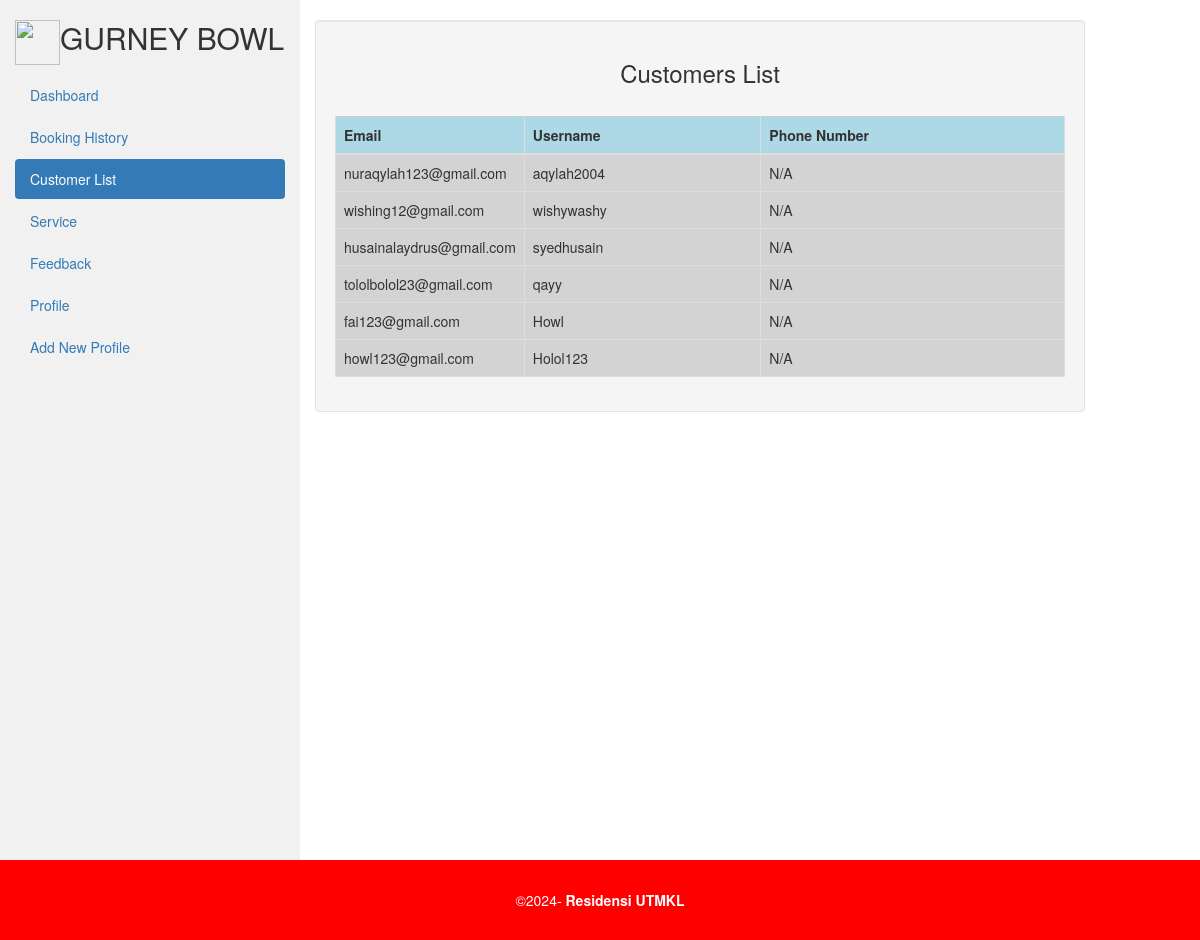
Page /Adcustlist.php on the earlier database version.
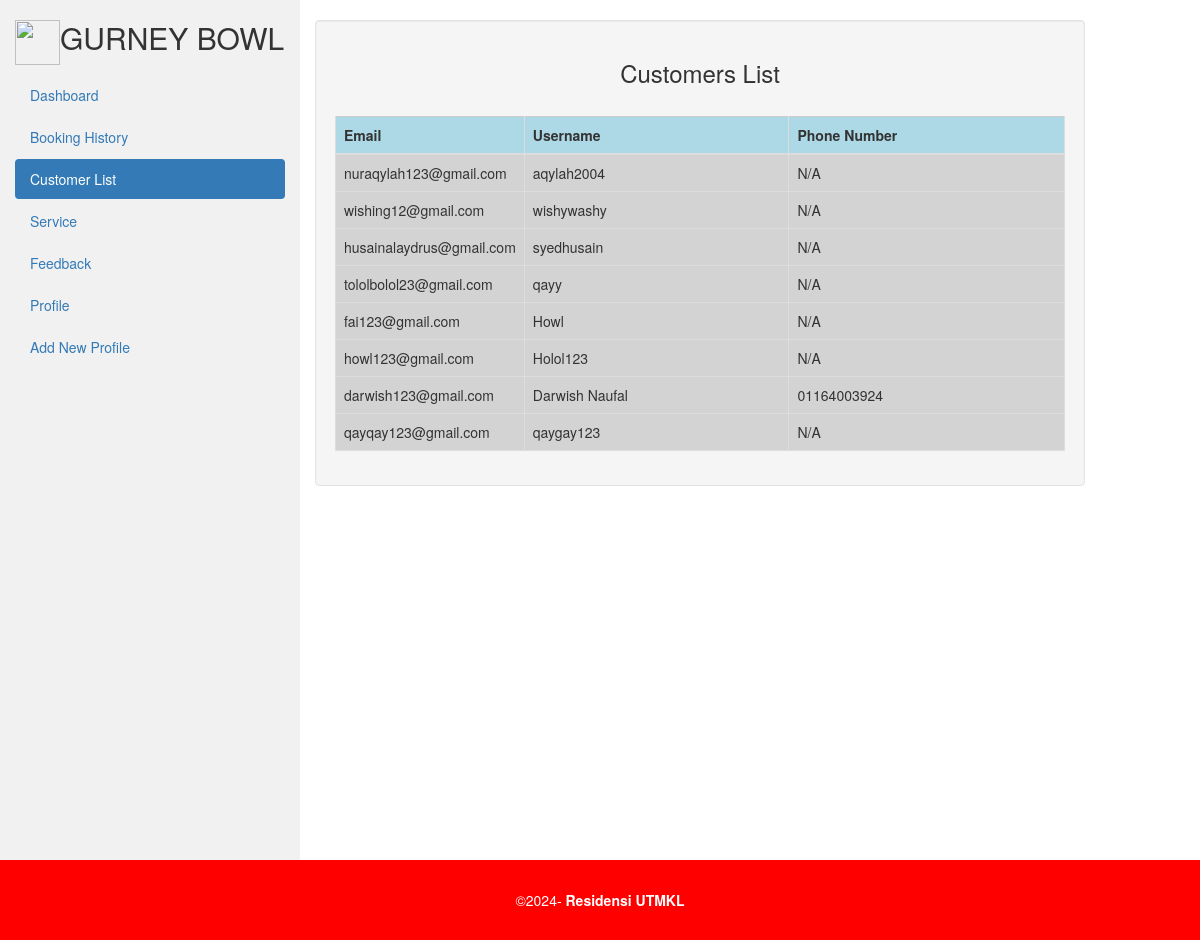
Same page on the later database version.
### tables this page shows
CREATE TABLE `customers` (
  `ID` int(11) NOT NULL,
  `Username` varchar(255) NOT NULL,
  `Email` varchar(255) NOT NULL,
  `Password` varchar(255) NOT NULL,
  `phone_number` varchar(15) NOT NULL DEFAULT 'N/A',
  `date_of_birth` date DEFAULT NULL,
  `gender` varchar(191) DEFAULT NULL,
  `pp` varchar(255) NOT NULL DEFAULT 'default-pp.png'
);

### Adcustlist.php (the view, shortened to what this page needs)
<?php
$sname= "localhost";
$unmae= "root";
$password = "";
$db_name = "accounts";
$conn = mysqli_connect($sname, $unmae, $password, $db_name);
$query = "SELECT Email, Username, phone_number FROM customers";
$result = mysqli_query($conn, $query);
?>
<!DOCTYPE html>
<html lang="en">
<head>
  <link rel="stylesheet" href="css/adstyle.css" type="text/css">
  <link rel="stylesheet" href="https://maxcdn.bootstrapcdn.com/bootstrap/3.4.1/css/bootstrap.min.css">
</head>
<body>
<div class="container-fluid">
  <div class="row content">
    <div class="col-sm-3 sidenav hidden-xs" id="wuttheside">
      <h2><a href="AdminDashboard.php"><img src="images/gbbslogo.png" style="width:45px; height: 45px;"
        ></a>GURNEY BOWL</h2>
      <ul class="nav nav-pills nav-stacked">
        <li><a href="AdminDashboard.php">Dashboard</a></li>
        <li><a href="ADBookingHistory.php">Booking History</a></li>
        <li class="active"><a href="Adcustlist.php">Customer List</a></li>
        <li><a href="Adservice.php">Service</a></li>
        <li><a href="Adfeedback.php">Feedback</a></li>
        <li><a href="AdminProfile.php">Profile</a></li>
        <li><a href="ADDAd.php">Add New Profile</a></li>
      </ul><br>
    </div>
    <br>
    <div class="col-sm-8">
      <div class="row">
        <div class="col-sm-8" style="width:100%;">
          <div class="well">
            <h3 style="text-align:center;">Customers List</h3>
            <br>
            <table class="feedback-box table">
                        <thead>
                            <tr>
                                <th class="email-column">Email</th>
                                <th>Username</th>
                                <th>Phone Number</th>
                            </tr>
                        </thead>
                        <tbody>
                            <?php
                            if ($result && mysqli_num_rows($result) > 0) {
                                while ($row = mysqli_fetch_assoc($result)) {
                                    echo "<tr>";
                                    echo "<td>" . htmlspecialchars($row['Email']) . "</td>";
                                    echo "<td>" . htmlspecialchars($row['Username']) . "</td>";
                                    echo "<td>" . htmlspecialchars($row['phone_number']) . "</td>";
                                    echo "</tr>";
                                }
                            } else {
                                echo "<tr><td colspan='3'>No feedback available</td></tr>";
                            }
                            ?>
                        </tbody>
                    </table>
            </div>
            </div>
        </div>
      </div>
    </div>
  </div>
<footer class="footercopy">
  <div class="copyright">&copy;2024- <strong>Residensi UTMKL</strong></div>
</footer>
</body>
</html>

Differences in the rows shown:
added customers: Email "darwish123@gmail.com", Username "Darwish Naufal", phone_number "01164003924"
added customers: Email "qayqay123@gmail.com", Username "qaygay123", phone_number "N/A"
